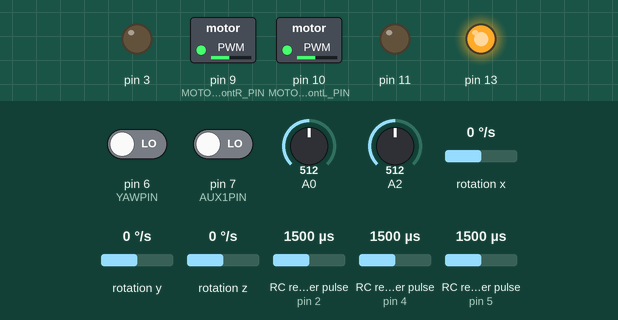
The sketch below on a simulated Arduino Uno, built with avr-gcc and run on an emulated ATmega328P. Shown: switched loads named in the sketch (green lamp = pin HIGH), output pins drawn as LEDs (lit = HIGH). Wiring (inferred from the names in the program): 3 × RC receiver channel: data pin 2 / data pin 4 / data pin 5; MPU-6050 motion sensor at I2C address 0x68. Dashed ring = blinking. The inputs (shaded band) are chosen by the test bench; at power-on: rotation y 0 °/s, A0 = 512, pin 6 (YAWPIN) LOW, pin 7 (AUX1PIN) LOW, A2 = 512, rotation x 0 °/s, rotation z 0 °/s, RC receiver pulse (sensors on pin 2, pin 4, pin 5) 1500 µs. What the sketch prints to the serial monitor is not drawn.

Above: at 0.1 s.
At 4.0 s:
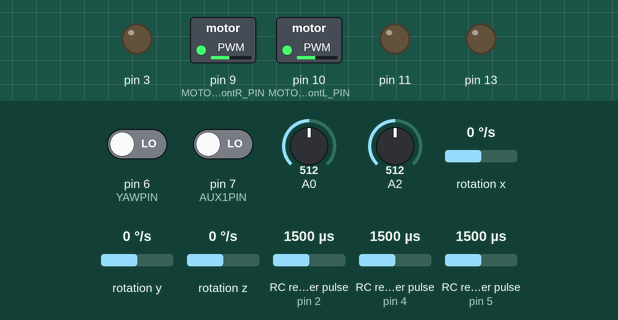
At 5.39 s:
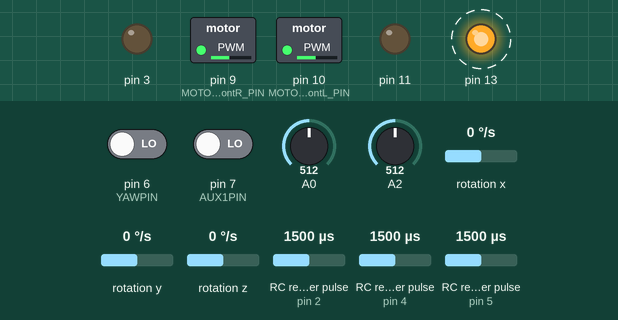
5.4 s: rotation y set to -192 °/s
8.9 s: A0 set to 30
Timing chart, 0 to 18.4 s (numbered marks = the images above; inputs shaded):
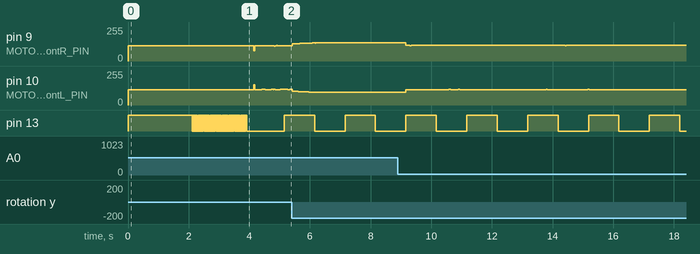

Measured:
- by itself, pin 13: alternates HIGH for 1.0 s and LOW for 1.0 s

The sketch:

Flying_WingF328P_V1.ino
```cpp
/*
project_Flying_WingF3_V1
by: tinnakon kheowree
tinnakon_za@hotmail.com
tinnakonza@gmail.com
http://quad3d-tin.lnwshop.com
https://www.facebook.com/tinnakonza

date: 18-02-2559(2016)  Flying_WingF328P_V1 ,,Mode Manual and Gyro stabilizer

support:  Board MWC-S V1.5
• Atmega328p
• MPU6050C Gyro Accelerometer //400kHz nois gyro +-0.05 deg/s , acc +-0.04 m/s^2

Flying_Wing
                  T
                  I
         D10----  I  ---- D9
              \   I   /

---------Servo---------
FontRight => D9
FontLeft => D10
----------rx-----------
Mode  => D2
Aileron   => D4
Elevator  => D5
*/
#include <Arduino.h>
#include <Wire.h>
#include "configFlying.h"
#include "PPM_328prx.h"
#include "mpu6050.h"
#include "Control_PID.h"
#include "motorX4.h"

void setup()
{
  Serial.begin(57600);//38400
  Serial.print("TK_Flying_WingF3_V1_200Hz");Serial.println("\t");
  pinMode(13, OUTPUT);
  digitalWrite(13, HIGH);
  configureReceiver();
  motor_initialize();
  Wire.begin();
  delay(10);
  mpu6050_initialize();
  delay(10);
  digitalWrite(13, HIGH);
  TWBR = ((F_CPU / 400000L) - 16) / 2;//change the I2C clock rate to 400kHz
  delay(10);
     for(uint8_t i=0; i<50; i++)
    {
     mpu6050_Gyro_Values();
     delay(20);
    }
    digitalWrite(13, LOW);
  sensor_Calibrate();//sensor.h
  RC_Calibrate();//"multi_rxPPM2560.h"
  Serial.print("TK_Quad3D_Run_Roop_200Hz");Serial.println("\t");
  sensorPreviousTime = micros();
  previousTime = micros();
}
void loop()
{
  Dt_sensor = micros() - sensorPreviousTime;///////////Roop sensor/////////
  if(Dt_sensor <= 0)
  {
    Dt_sensor = 1001;
  }
    if(Dt_sensor >= 1000 && gyroSamples < 4)////Collect 3 samples = 2760 us  && gyroSamples < 5  && gyroSamples < 5
    {
        sensorPreviousTime = micros();
        mpu6050_readGyroSum();
    }
   Dt_roop = micros() - previousTime;// 200 Hz task loop (10 ms)  , 5000 = 0.02626 ms
   if(Dt_roop <= 0)
   {
    Dt_roop = 5001;
   }
    if (Dt_roop >= 5000)
    {
      previousTime = micros();
      G_Dt = Dt_roop*0.000001;
      frameCounter++;
      mpu6050_Get_gyro();
////////////////Moving Average Filters///////////////////////////
      GyroXf = (GyroX + GyroX2)/2.0;
      GyroYf = (GyroY + GyroY2)/2.0;
      //GyroZf = (GyroZ + GyroZ2)/2.0;
      GyroX2 = GyroX;GyroY2 = GyroY;//GyroZ2 = GyroZ;//gyro Old1

//PID modeControl///////////
     Control_PIDRate();
//////Out motor///////////
//armed = 1;
     motor_Mix();
/////////////////////////
     motor_command();
////////end Out motor//////
 if (frameCounter % TASK_50HZ == 0)// 50 Hz tak (20 ms)
 {
  computeRC();
  SET_Roll1 = (CH_AIL-CH_AIL_Cal) + (CH_ELE-CH_ELE_Cal) + abs(SET_PITCH1)*0.09375;
  SET_PITCH1 = (CH_ELE-CH_ELE_Cal) - (CH_AIL-CH_AIL_Cal) - abs(SET_Roll1)*0.054;
 //end  ARM and DISARM your helicopter 3D///////////////
}//end roop 50 Hz
         if (frameCounter % TASK_10HZ == 0)//roop print  ,TASK_noHZ TASK_5HZ  TASK_10HZ
        {
            Serial.print(SET_Roll1);Serial.print("\t");
            Serial.print(SET_PITCH1);Serial.print("\t");

            Serial.print(CH_THR);Serial.print("\t");
            Serial.print(CH_AIL);Serial.print("\t");
            Serial.print(CH_ELE);Serial.print("\t");
            //Serial.print(CH_RUD);Serial.print("\t");
            //Serial.print(AUX_1);Serial.print("\t");
            //Serial.print(uAltitude);Serial.print("\t");

            //Serial.print(setpoint_rate_roll);Serial.print("\t");
            //Serial.print(setpoint_rate_pitch);Serial.print("\t");

            //Serial.print(GyroX*RAD_TO_DEG);Serial.print("\t");
            Serial.print(GyroX);Serial.print("\t");
            //Serial.print(roll_D_rate);Serial.print("\t");
            //Serial.print(GyroY*RAD_TO_DEG);Serial.print("\t");
            Serial.print(GyroY);Serial.print("\t");
            //Serial.print(GyroZf*RAD_TO_DEG);Serial.print("\t");
            //Serial.print(GyrofY);Serial.print("\t");
            //Serial.print(GyroZ);Serial.print("\t");
            //Serial.print(gyroRaw[XAXIS]);Serial.print("\t");
            //Serial.print(gyroRaw[YAXIS]);Serial.print("\t");
            //Serial.print(gyroRaw[ZAXIS]);Serial.print("\t");

            //Serial.print(err_pitch_rate);Serial.print("\t");
            //Serial.print(roll_I_rate);Serial.print("\t");
            //Serial.print(pitch_I_rate);Serial.print("\t");
            //Serial.print(yaw_I_rate);Serial.print("\t");

            Serial.print(motor_FrontR);Serial.print("\t");
            //Serial.print(motor_FrontLf);Serial.print("\t");
            Serial.print(motor_FrontL);Serial.print("\t");

            Serial.print(sensorValue1);Serial.print("\t");
            Serial.print(sensorValue2);Serial.print("\t");

            Serial.print(gyroSamples2);Serial.print("\t");
            Serial.print(G_Dt*1000);Serial.print("\t");
            //Serial.print(millis()/1000.0);//millis() micros()
            Serial.print("\n");
        }//end roop 5 Hz
        if (frameCounter >= TASK_1HZ) { // Reset frameCounter back to 0 after reaching 100 (1s)
            frameCounter = 0;
            sensorValue1 = (analogRead(A0))*0.002;
            sensorValue2 = analogRead(A2)*0.002;
              if(Status_LED == LOW)
            {
            Status_LED = HIGH;
            }
            else
            {
            Status_LED = LOW;
            }
            digitalWrite(13, Status_LED);//A
        }//end roop 1 Hz
    }//end roop 100 HZ
}
```

Control_PID.h
```cpp
/*
project_Flying_WingF3_V1
by: tinnakon kheowree
tinnakon_za@hotmail.com
tinnakonza@gmail.com
http://quad3d-tin.lnwshop.com
https://www.facebook.com/tinnakonza
*/

float roll_I_rate;
float roll_D_rate;
float err_roll_rate;
float err_roll_ant_rate;

float pitch_I_rate;
float pitch_D_rate;
float err_pitch_rate;
float err_pitch_ant_rate;

//PID mode control
float u2_roll = 0.0;
float u3_pitch = 0.0;

void Control_PIDRate(){
            // ROLL CONTROL
            float Set_roll = SET_Roll1*K_Rate;
            applyDeadband(Set_roll, 7.2);//10 = 2.5
            applyDeadband(GyroXf, 0.21);
            err_roll_rate = (Set_roll - GyroXf);
            roll_I_rate += err_roll_rate*Ki_rateRoll*G_Dt;
            roll_I_rate = constrain(roll_I_rate, -80, 80);//50
            roll_D_rate = (tar*roll_D_rate/(tar+G_Dt))+((err_roll_rate - err_roll_ant_rate)/(tar+G_Dt));
            err_roll_ant_rate = err_roll_rate;
            u2_roll = (Kp_rateRoll*err_roll_rate + roll_I_rate + Kd_rateRoll*roll_D_rate)*sensorValue2;
            //u2_roll = constrain(u2_roll*sensorValue2, -150, 150);//+-150
            // PITCH CONTROL
            float Set_pitch = SET_PITCH1*-K_Rate;
            applyDeadband(Set_pitch, 7.2);//10 = 2.5
            applyDeadband(GyroYf, 0.21);
            err_pitch_rate = (Set_pitch - GyroYf);
            pitch_I_rate += err_pitch_rate*Ki_ratePitch*G_Dt;
            pitch_I_rate = constrain(pitch_I_rate, -80, 80);//50
            pitch_D_rate = (tar*pitch_D_rate/(tar+G_Dt))+((err_pitch_rate - err_pitch_ant_rate)/(tar+G_Dt));
            err_pitch_ant_rate = err_pitch_rate;
            u3_pitch = (Kp_ratePitch*err_pitch_rate + pitch_I_rate + Kd_ratePitch*pitch_D_rate)*sensorValue1;
            //u3_pitch = constrain(u3_pitch*sensorValue1, -150, 150);//300 //+-150
}
```

PPM_328prx.h
```cpp
/*
project_Flying_WingF3_V1
by: tinnakon kheowree
tinnakon_za@hotmail.com
tinnakonza@gmail.com
http://quad3d-tin.lnwshop.com
https://www.facebook.com/tinnakonza
*/
int CH_THR;
int CH_AIL;
int CH_ELE;
int CH_RUD;
int AUX_1;

int CH_AIL_Cal = 1500;
int CH_ELE_Cal = 1500;
int CH_RUD_Cal = 1500;

//RX PIN assignment inside the port //for PORTK
#define THROTTLEPIN                2  //
#define ROLLPIN                    4  //
#define PITCHPIN                   5  //
#define YAWPIN                     6  //
#define AUX1PIN                    7  //
#define ISR_UART                   ISR(USART0_UDRE_vect)

#define ROLL       0
#define PITCH      1
#define YAW        2
#define THROTTLE   3
#define AUX1       4

#define TW_STATUS_MASK	(1<<TWS7) | (1<<TWS6) | (1<<TWS5) | (1<<TWS4) | (1<<TWS3)
#define TW_STATUS       (TWSR & TW_STATUS_MASK)

static uint8_t pinRcChannel[8] = {ROLLPIN, PITCHPIN, YAWPIN, THROTTLEPIN, AUX1PIN,5,6,7};
volatile uint16_t rcPinValue[8] = {1500,1500,1500,1500,1500,1500,1500,1500};
static int16_t rcData[8] ;
static int16_t rcCommand[4] ;
static int16_t rcHysteresis[8] ;
static int16_t rcData4Values[8][4];

volatile uint16_t rcValue[8] = {1500,1500,1500,1500,1500,1500,1500,1500};

unsigned long timer=0;

void configureReceiver() {
    for (uint8_t chan = 0; chan < 5; chan++){
      for (uint8_t a = 0; a < 4; a++){
        rcData4Values[chan][a] = 1500;
      }
    }
      PORTD   = (1<<2) | (1<<4) | (1<<5);
      PCMSK2 |= (1<<2) | (1<<4) | (1<<5);
      PCICR   = 1<<2;
}
ISR(PCINT2_vect) {
  uint8_t mask;
  uint8_t pin;
  uint16_t cTime,dTime;
  static uint16_t edgeTime[8];
  static uint8_t PCintLast;
  pin = PIND;
  mask = pin ^ PCintLast;
  sei();
  PCintLast = pin;
  cTime = micros();
  if (mask & 1<<2)
    if (!(pin & 1<<2)) {
      dTime = cTime-edgeTime[2]; if (900<dTime && dTime<2200) rcPinValue[2] = dTime;
    } else edgeTime[2] = cTime;
  if (mask & 1<<4)
    if (!(pin & 1<<4)) {
      dTime = cTime-edgeTime[4]; if (900<dTime && dTime<2200) rcPinValue[4] = dTime;
    } else edgeTime[4] = cTime;
      if (mask & 1<<5)
    if (!(pin & 1<<5)) {
      dTime = cTime-edgeTime[5]; if (900<dTime && dTime<2200) rcPinValue[5] = dTime;
    } else edgeTime[5] = cTime;
}
uint16_t readRawRC(uint8_t chan) {
  uint16_t data;
  uint8_t oldSREG;
  oldSREG = SREG;
  data = rcPinValue[pinRcChannel[chan]];
  SREG = oldSREG;
  return data;
}
void computeRC() {
  static uint8_t rc4ValuesIndex = 0;
  uint8_t chan,a;
  rc4ValuesIndex++;
  for (chan = 0; chan < 5; chan++) {
    rcData4Values[chan][rc4ValuesIndex%4] = readRawRC(chan);
    rcData[chan] = 0;
    for (a = 0; a < 4; a++){
      rcData[chan] += rcData4Values[chan][a];
    }
    rcData[chan]= (rcData[chan]+2)/4;
    if ( rcData[chan] < rcHysteresis[chan] -3)  rcHysteresis[chan] = rcData[chan]+2;
    if ( rcData[chan] > rcHysteresis[chan] +3)  rcHysteresis[chan] = rcData[chan]-2;
  }
    CH_THR = rcHysteresis[THROTTLE];
    CH_AIL = rcHysteresis[ROLL];
    CH_ELE = rcHysteresis[PITCH];
    //CH_RUD = rcHysteresis[YAW];
    //AUX_1 = rcHysteresis[AUX1];
}
void RC_Calibrate(){
  Serial.print("RC_Calibrate");Serial.println("\t");
  for (int i = 0; i < 10; i++) {
    computeRC();
    delay(20);
  }
  CH_AIL_Cal = CH_AIL;
  CH_ELE_Cal = CH_ELE;
  CH_RUD_Cal = CH_RUD;
    Serial.print(CH_AIL_Cal);Serial.print("\t");
    Serial.print(CH_ELE_Cal);Serial.print("\t");
    Serial.print(CH_RUD_Cal);Serial.println("\t");
}
```

motorX4.h
```cpp
/*
project_Flying_WingF3_V1
by: tinnakon kheowree
tinnakon_za@hotmail.com
tinnakonza@gmail.com
http://quad3d-tin.lnwshop.com
https://www.facebook.com/tinnakonza
*/
//motor Arduino boards 328P works on pins 3, 10, 11, 9
//uint8_t MOTOR_FrontL_PIN = 3;//PD3
uint8_t MOTOR_FrontL_PIN = 10;//PB2
//uint8_t MOTOR_BackL_PIN = 11;//PB3
uint8_t MOTOR_FrontR_PIN = 9;//PB1

#define PWM_FREQUENCY 300   //400 in Hz and 300 Hz
#define PWM_PRESCALER 8
#define PWM_COUNTER_PERIOD (F_CPU/PWM_PRESCALER/PWM_FREQUENCY)

float motor_FrontL = MINCOMMAND;
float motor_FrontR = MINCOMMAND;
//float motor_BackL = MINCOMMAND;
//float motor_BackR = MINCOMMAND;

void motor_command_all()
{
  for (int j = 0 ; j <= 50 ; j++)
  {
   motor_FrontL = 1500;
   motor_FrontR = 1500;
   //motor_BackL = MINCOMMAND;
   //motor_BackR = MINCOMMAND;

   //OCR2B = motor_FrontL / 16 ;//PD3  1000-2000 to 128-256
   OCR1A = motor_FrontR * 2 ;//PB1
   OCR1B = motor_FrontL * 2 ;//PB2
   //OCR2A = motor_BackL / 16 ;//PB3
   delay(20);
  }
}
void motor_initialize()
{
    DDRB = DDRB | B00001110;   // Set ports to output PB1-3
    DDRD = DDRD | B00001000;   // Set port to output PD3
        // Init PWM Timer 1  16 bit
    TCCR1A = (1<<WGM11)|(1<<COM1A1)|(1<<COM1B1);
    TCCR1B = (1<<WGM13)|(1<<WGM12)|(1<<CS11);
    ICR1 = PWM_COUNTER_PERIOD;
    // Init PWM Timer 2   8bit                                 // WGMn1 WGMn2 = Mode ? Fast PWM, TOP = 0xFF ,Update of OCRnx at BOTTOM
    //TCCR2A = (1<<WGM20)|(1<<WGM21)|(1<<COM2A1)|(1<<COM2B1);    // Clear OCnA/OCnB on compare match, set OCnA/OCnB at BOTTOM (non-inverting mode)
    //TCCR2B = (1<<CS22)|(1<<CS21);                              // Prescaler set to 256, that gives us a resolution of 16us
    // TOP is fixed at 255                                     // Output_PWM_Frequency = 244hz = 16000000/(256*(1+255)) = Clock_Speed / (Prescaler * (1 + TOP))
  motor_command_all();         // Initialise motors to MINCOMMAND (stopped)
}
void motor_command()
{
   //OCR2B = motor_FrontLf / 16 ;//PD3  1000-2000 to 128-256
   OCR1A = motor_FrontR * 2 ;//PB1  set PWM data (1000 - 2000)*2 to (2000 - 4000)
   OCR1B = motor_FrontL * 2 ;//PB2 set PWM data (1000 - 2000)*2 to (2000 - 4000)
   //OCR2A = motor_BackLf / 16 ;//PB3
}
void motor_Mix(){
  if(CH_THR < 1300){
      motor_FrontR = CH_AIL;//Front R
      motor_FrontL = CH_ELE;//Front L
      roll_I_rate = 0.0;
      pitch_I_rate = 0.0;
  }
    if(CH_THR > 1300 && CH_THR < 1700){
      motor_FrontR = CH_AIL + u3_pitch + u2_roll;//Front R
      motor_FrontL = CH_ELE - u3_pitch + u2_roll;//Front L
  }
    if(CH_THR >  1700){
      motor_FrontR = CH_AIL_Cal + u3_pitch + u2_roll;//Front R
      motor_FrontL = CH_ELE_Cal - u3_pitch + u2_roll;//Front L
  }
      motor_FrontR = constrain(motor_FrontR, MINCOMMAND, MAXCOMMAND);
      motor_FrontL = constrain(motor_FrontL, MINCOMMAND, MAXCOMMAND);
}
```

configFlying.h
```cpp
/*
project_Flying_WingF3_V1
by: tinnakon kheowree
tinnakon_za@hotmail.com
tinnakonza@gmail.com
http://quad3d-tin.lnwshop.com
https://www.facebook.com/tinnakonza
*/
//Parameter system Quadrotor
#define m_quad 1.1 //kg
#define L_quad 0.225 //m quad

//////////////////RC//////////////////////////////////
//#define tarremote 0.025 // fast
#define tarremote 0.062  //0.092 slow 0.12 0.02 0.08 remote
//#define tar 0.011 //0.012 0.015
#define tar 0.01

#define MINTHROTTLE 1064
#define MAXTHROTTLE 1860
#define MINCOMMAND 1020
#define MAXCOMMAND 1980
#define MIDRC 1500
#define MINCHECK 1100
#define MAXCHECK 1900

//PID-------------Rate
float K_Rate = 0.952;//0.65 0.25

float Kp_rateRoll = 0.89;//1.05 1.12
float Ki_rateRoll = 0.65;//0.85 0.45
float Kd_rateRoll = 0.0013;//0.026 0.028 0.041 0.051

float Kp_ratePitch = 0.93;//1.12
float Ki_ratePitch = 0.65;//0.45
float Kd_ratePitch = 0.0013;//0.041

int SET_Roll1 = 1500;
int SET_PITCH1 = 1500;

#define TASK_100HZ 2
#define TASK_50HZ 3 //4
#define TASK_20HZ 10
#define TASK_10HZ 20
#define TASK_5HZ 40
#define TASK_2HZ 100
#define TASK_1HZ 200
#define TASK_noHZ 220
#define RAD_TO_DEG 57.295779513082320876798154814105

float sensorValue1 = 1.0;
float sensorValue2 = 0.45;
// Main loop variables
unsigned long currentTime = 0;
unsigned long previousTime = 0;
unsigned long sensorPreviousTime = 0;
uint8_t frameCounter = 0;
byte armed = 0;
float G_Dt = 0.01;
long Dt_sensor = 1000;
long Dt_roop = 10000;
int Status_LED = LOW;
int ESC_calibra = 0;
```

Source omitted: mpu6050.h (6468 bytes)
